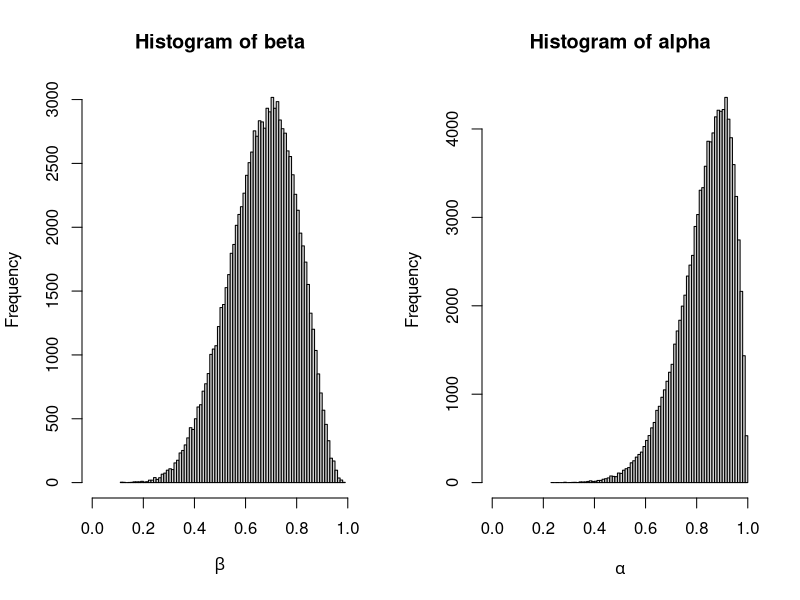
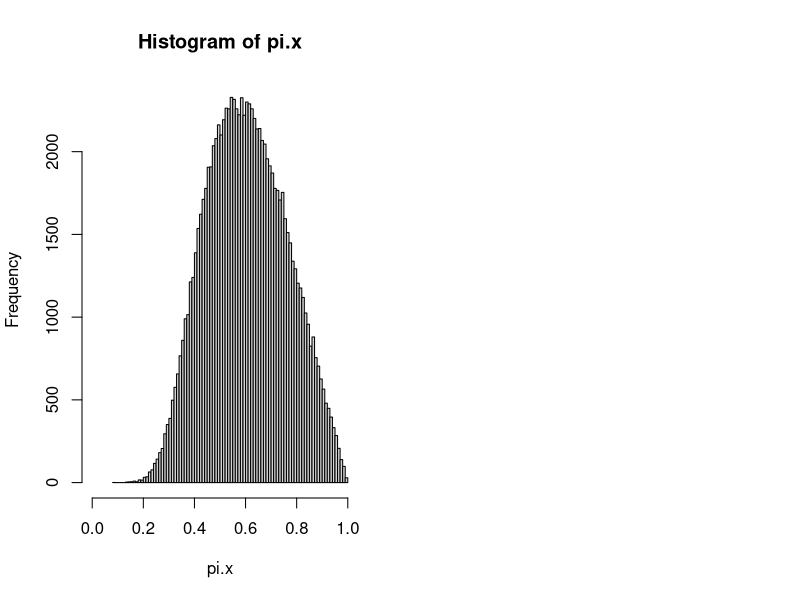
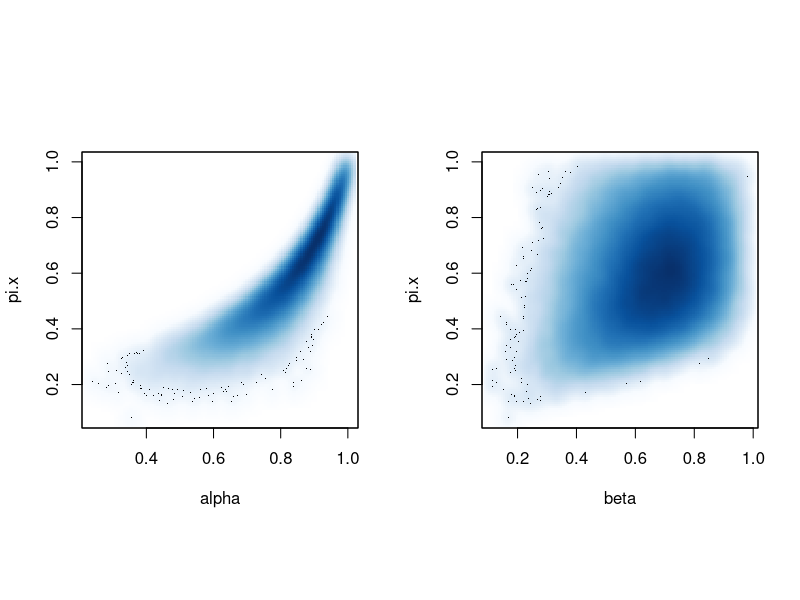
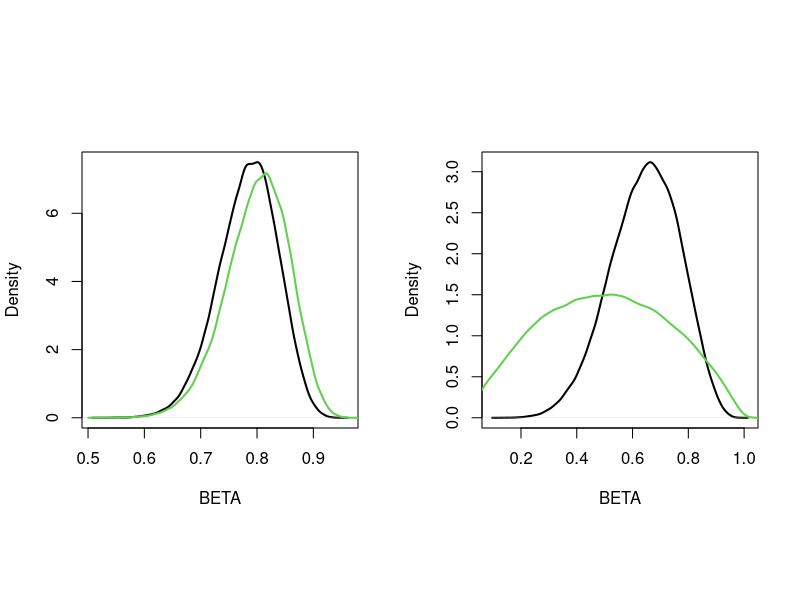
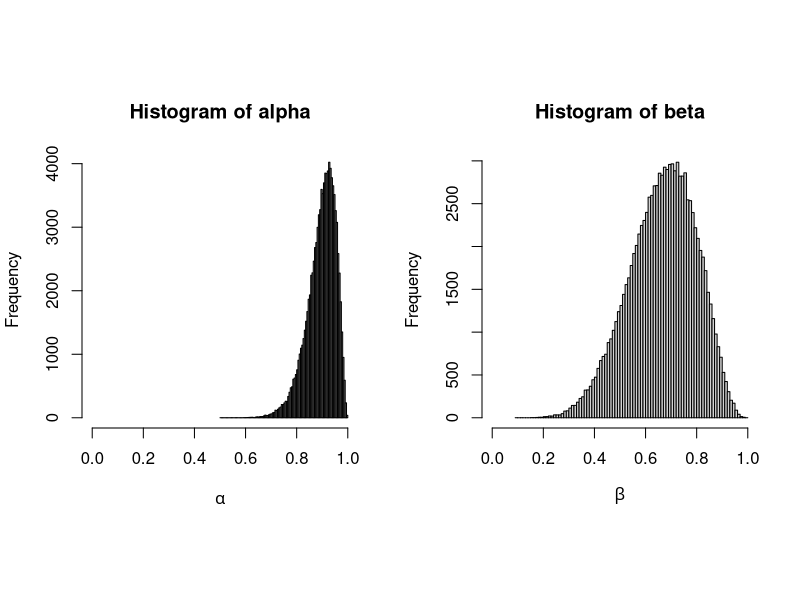
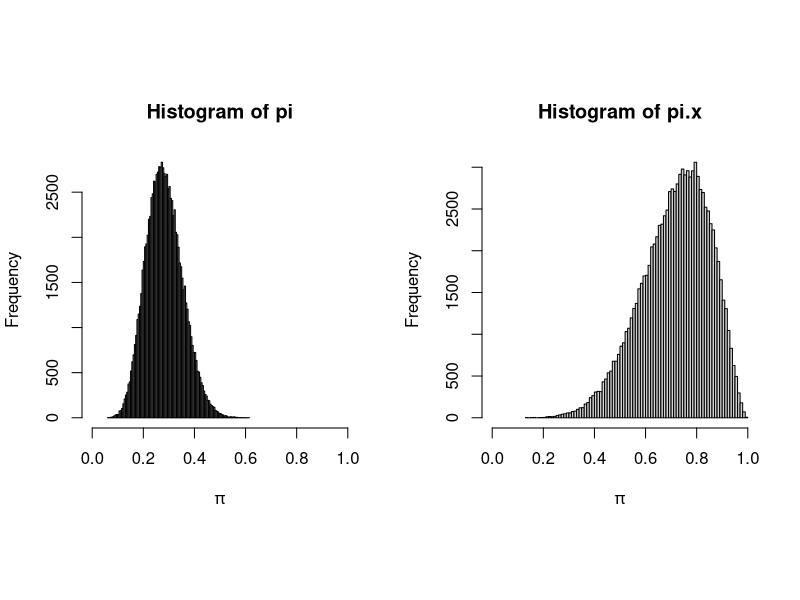
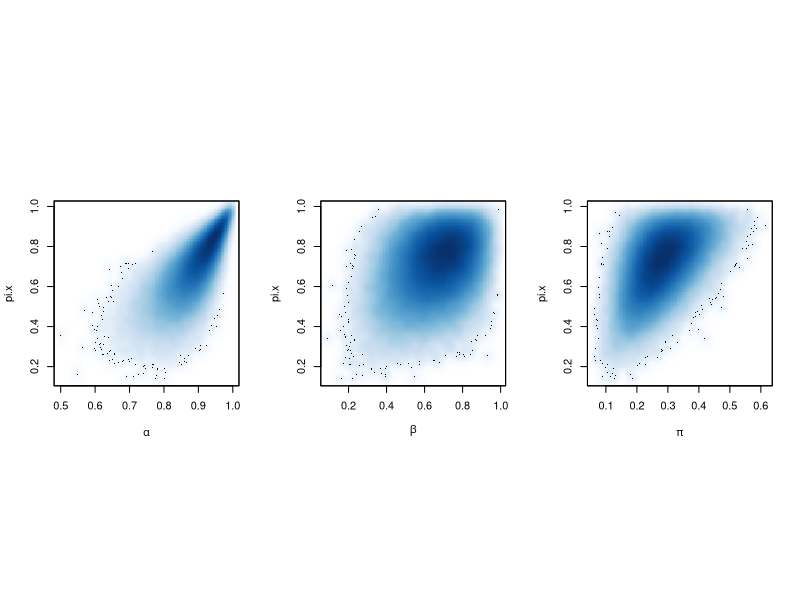
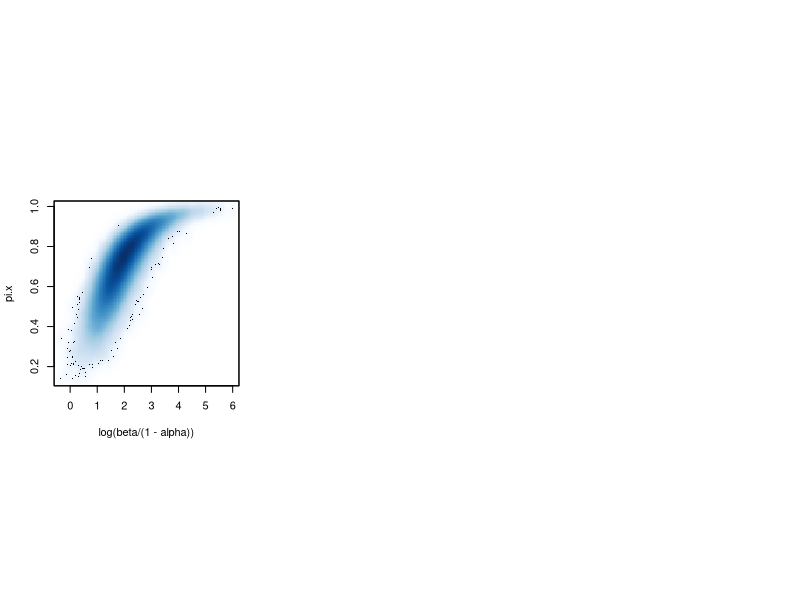

Generate these figures, in order, with R:
## ---- chunk 1
pbinom(3, 12, 0.5)
1-pnbinom(8, 3, 0.5)
## ---- chunk 2
x1 = 7
n1 = 10
x0 = 1
n0 = 10
## ---- chunk 3
MM = 100000 # monte carlo draws
a0 = b0 = a1 = b1 = p0 = p1 = 1 # prior hyperparameters (uniform)
beta = rbeta(MM,x1+b1,n1-x1+b0)
alpha = rbeta(MM,n0-x0+b0,x0+b1)
## ---- chunk 4
par(mfrow = c(1,2))
hist(beta,nclass=100,xlim=c(0,1), xlab = expression(beta))
hist(alpha,nclass=100,xlim=c(0,1), xlab = expression(alpha))
## ---- chunk 5
mean(alpha)
sd(alpha)
mean(beta)
sd(beta)
## ---- chunk 6
pi = 0.25
pi.x = (pi*beta)/(pi*beta + (1-pi)*(1-alpha))
hist(pi.x, nclass = 100, xlim = c(0,1))
## ---- chunk 7
mean(pi.x)
mean(pi.x > 0.5)
## ---- chunk 8
par(mfrow = c(1,2), pty = "s")
smoothScatter(alpha,pi.x)
smoothScatter(beta,pi.x)
## ---- chunk 9
b0 = 10; b1 = 40
beta.pre = rbeta(MM,b1,b0)
beta.post = rbeta(MM,x1+b1,n1-x1+b0) 
plot(density(beta.post),lwd=2,xlab="BETA",main="") 
lines(density(beta.pre),lwd=2,col=3)
## ---- chunk 10
b0 = 2; b1 = 2
beta.pre = rbeta(MM,b1,b0)
beta.post = rbeta(MM,x1+b1,n1-x1+b0) 
plot(density(beta.post),lwd=2,xlab="BETA",main="") 
lines(density(beta.pre),lwd=2,col=3)
## ---- chunk 11
x1 = 7
n1 = 10
x0 = 2
n0 = 27
## ---- chunk 12
MM = 100000 # monte carlo draws
a0 = b0 = a1 = b1 = p0 = p1 = 1 # prior hyperparameters (uniform) 
beta = rbeta(MM,x1+b1,n1-x1+b0)
alpha = rbeta(MM,n0-x0+b0,x0+b1)
pi = rbeta(MM,n1+p1,n0+p1)
## ---- chunk 13
hist(alpha,nclass=100,xlim=c(0,1), xlab = expression(alpha))
hist(beta,nclass=100,xlim=c(0,1), xlab = expression(beta))
hist(pi,nclass=100,xlim=c(0,1), xlab = expression(pi))
## ---- chunk 14
pi.x = (pi*beta)/(pi*beta+(1-pi)*(1-alpha))
mean(pi.x)
mean(pi.x>.5)
## ---- chunk 15
hist(pi.x,nclass=100,xlim=c(0,1), xlab = expression(pi))
## ---- chunk 16
par(mfrow = c(1,3), pty = "s")
smoothScatter(alpha, pi.x, xlab = expression(alpha))
smoothScatter(beta, pi.x, xlab = expression(beta))
smoothScatter(pi, pi.x, xlab = expression(pi))
## ---- chunk 17
par(pty="s")
smoothScatter(log(beta/(1-alpha)),pi.x)
